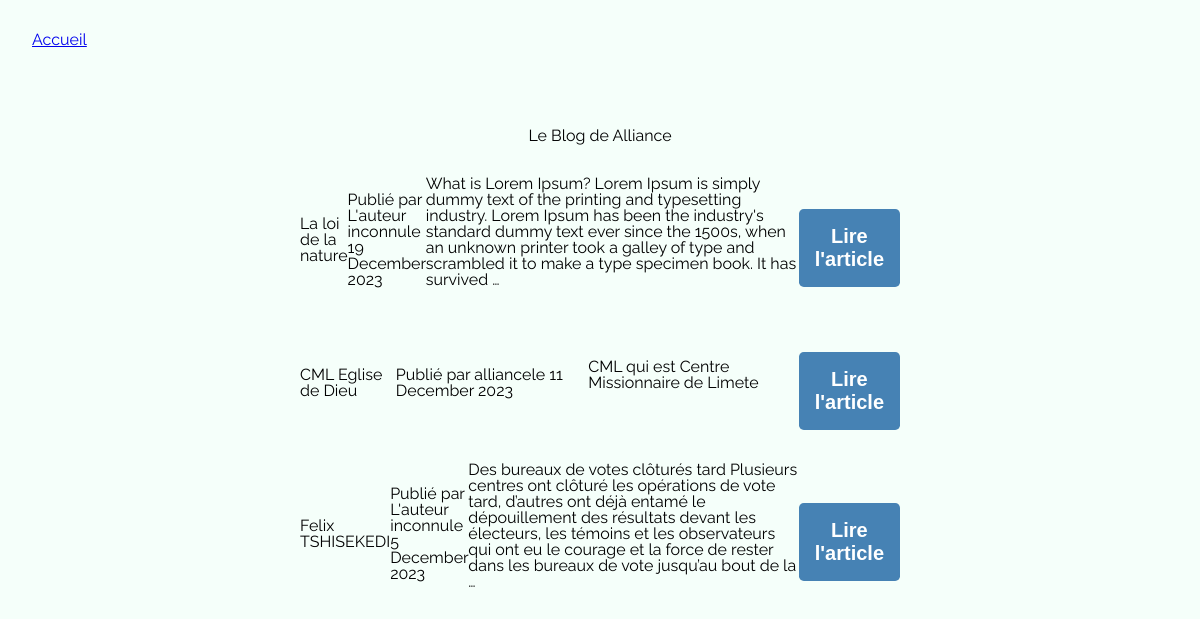
The page / on the database its author committed.
### post/models.py (models this page shows, shortened)
class BlogPost(models.Model):
    title = models.CharField(max_length=255, unique=True, verbose_name="Titre")
    slug = models.SlugField(max_length=255, unique=True, blank=True)
    author = models.ForeignKey(User, on_delete=models.SET_NULL, null=True, blank=True)
    last_updated = models.DateTimeField(auto_now=True)
    created_on    = models.DateField(blank=True, null=True)
    published    = models.BooleanField(default=False, verbose_name="Publié")
    content = models.TextField(blank=True, verbose_name="Contenu")
    image   = models.ImageField(blank=True, upload_to='blog')
    class Meta:
        ordering = ['-created_on']
        verbose_name = "Article"
    @property
    def author_or_default(self):
        if self.author:
            return self.author.username
        else:
            return "L'auteur inconnu"

### post/views.py (the view)
# urls.py: path('', BlogHome.as_view(), name='home'),
class BlogHome(ListView):
    model = BlogPost
    context_object_name = "post"
    def get_queryset(self):
        queryset = super().get_queryset()
        if self.request.user.is_authenticated:
            return queryset
        return queryset.filter(published=True)

### post/templates/post/blogpost_list.html (shortened to what this page needs)
{% extends 'base.html' %}
{% block content %}
    <h1>Le Blog de Alliance </h1>
    {% for post in post %}
    <article>
        <div class="post-title">
            <h2>{{ post.title }}</h2>
        <h5 class="post-author">Publié par <i>{{ post.author_or_default }}</i>le {{post.created_on|date:'j F Y'}} </h5>
        <p class="post-excerpt">{{ post.content|safe|truncatewords:50 }}</p>
        <form action="{% url 'post:post' slug=post.slug %}">
            <button class="btn btn-submit">Lire l'article</button>
        </form>
    </article>
    {%endfor%}
{% endblock %}

### templates/base.html (shortened to what this page needs)
{% load static %}
<!DOCTYPE html>
<html lang="en">
<head>
    <link rel="stylesheet" href="{% static 'css/styles.css' %}">
</head>
<body>
    <nav>
        <a href="{% url 'post:home'%}">Accueil</a>
    </nav>
    <section id="blog">
        {% block content %}
        {%endblock%}
    </section>
</body>
</html>

### post/static/css/styles.css (style rules this page uses)
body { background-color: mintcream; font-family: "Raleway", sans-serif; }
nav { margin: 2rem; display: flex; justify-content: space-between; }
#blog { display: flex; flex-direction: column; align-items: center; margin-top: 5rem; }
#blog article { width: 50%; margin-top: 2rem; }
.post-title { display: flex; align-items: center; }
.post-author { margin: .5rem 0; }
.post-excerpt { margin-bottom: 1rem; }
.btn { padding: 1rem; border: none; font-weight: 600; font-size: 1.25rem; border-radius: .3rem; color:white; width: 100%; cursor: pointer; margin-top: 1rem; text-align: center; }
.btn-submit { background-color: steelblue; }

### rows shown on the page
BlogPost: title "La loi de la nature", author_or_default "L'auteur inconnu", created_on "19 December 2023", content "What is Lorem Ipsum? Lorem Ipsum is simply dummy text of the printing and typesetting industry. Lorem Ipsum has been the industry's standard dummy text ever since the 1500s, when an unknown printer took a galley of type and scrambled it to make a type specimen book. It has survived …"
BlogPost: title "CML Eglise de Dieu", author_or_default "alliance", created_on "11 December 2023", content "CML qui est Centre Missionnaire de Limete"
BlogPost: title "Felix TSHISEKEDI", author_or_default "L'auteur inconnu", created_on "5 December 2023", content "Des bureaux de votes clôturés tard Plusieurs centres ont clôturé les opérations de vote tard, d’autres ont déjà entamé le dépouillement des résultats devant les électeurs, les témoins et les observateurs qui ont eu le courage et la force de rester dans les bureaux de vote jusqu’au bout de la …"
